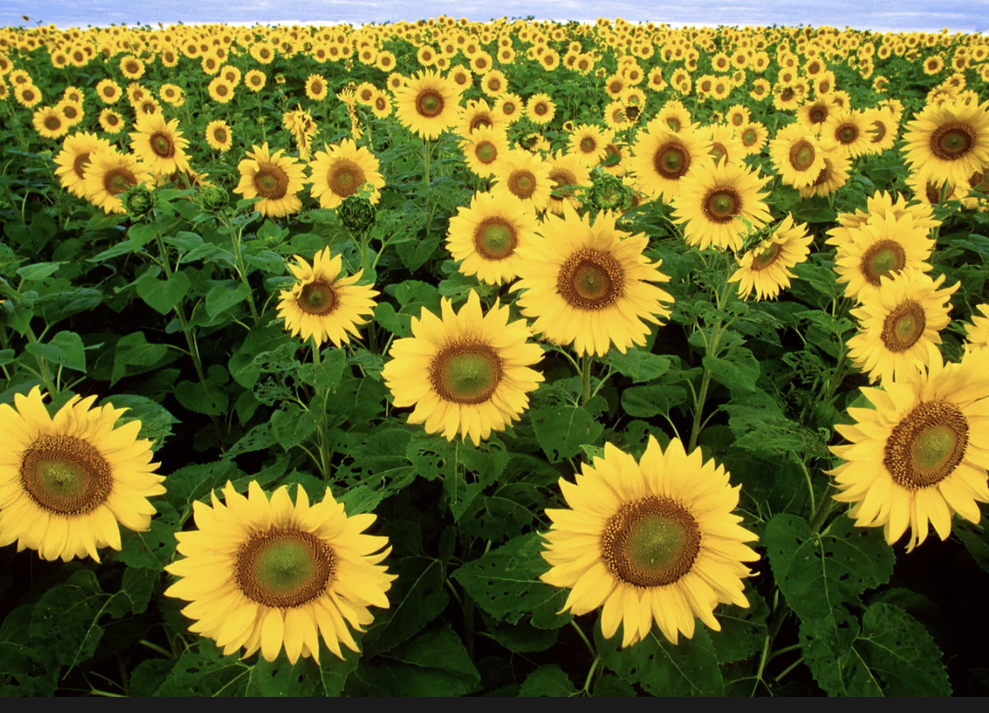
#> input picture algorithms_test/flower.png, 989 x 713 px, shrunk from 1168 x 842 before the run
$ python total.py
#> lines starting #> are read from the running program, lines starting #| are printed output that depends on the picture
import cv2

# 读取图像
image = cv2.imread("../flower.png")
#> image is the input picture: shape (713, 989, 3); mean B, G, R 43.5, 110.9, 114.3
if image is None:
    print("无法加载图像，请检查文件路径。")
else:
    # 均值去噪
    blur_mean = cv2.blur(image, (5, 5))
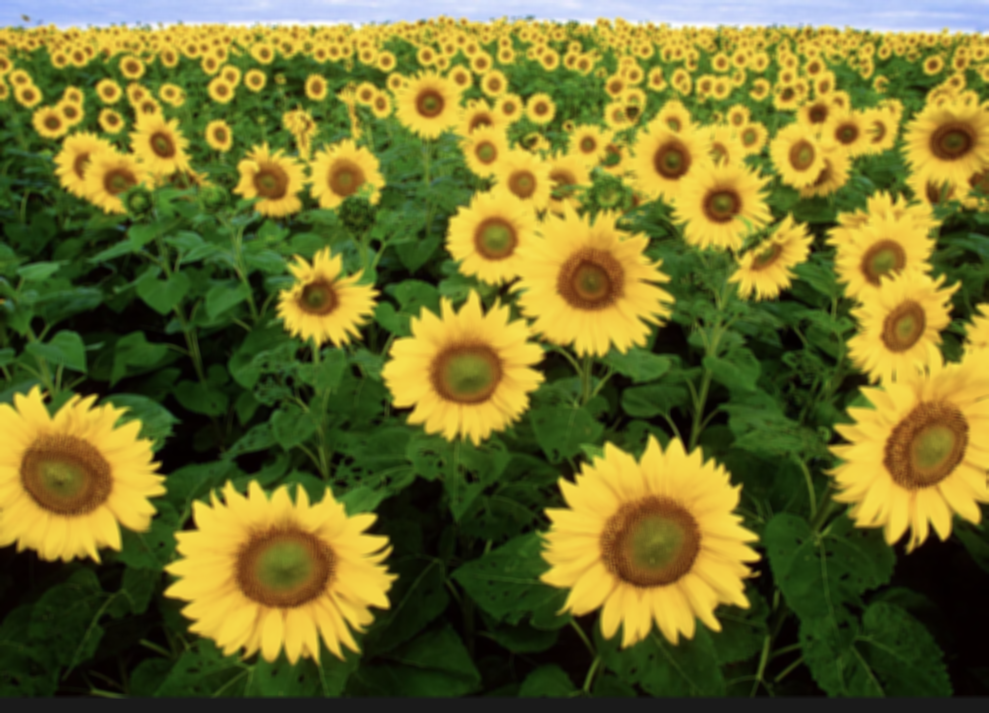
#> blur_mean: shape (713, 989, 3); mean B, G, R 43.5, 110.9, 114.3

    # 中值去噪
    blur_median = cv2.medianBlur(image, 5)

    # 高斯去噪
    blur_gaussian = cv2.GaussianBlur(image, (5, 5), 0)

    cv2.imwrite('Original Image.png', image)
    cv2.imwrite('Mean Blur.png', blur_mean)
    cv2.imwrite('Median Blur.png', blur_median)
    cv2.imwrite('Gaussian Blur.png', blur_gaussian)
    # 显示结果
    cv2.imshow('Original Image', image)
    cv2.imshow('Mean Blur', blur_mean)
    cv2.imshow('Median Blur', blur_median)
    cv2.imshow('Gaussian Blur', blur_gaussian)

    # 等待按键响应并关闭窗口
    cv2.waitKey(0)
    cv2.destroyAllWindows()

$ run again, with tmp_data/original/cross1.jpg saved as algorithms_test/flower.png
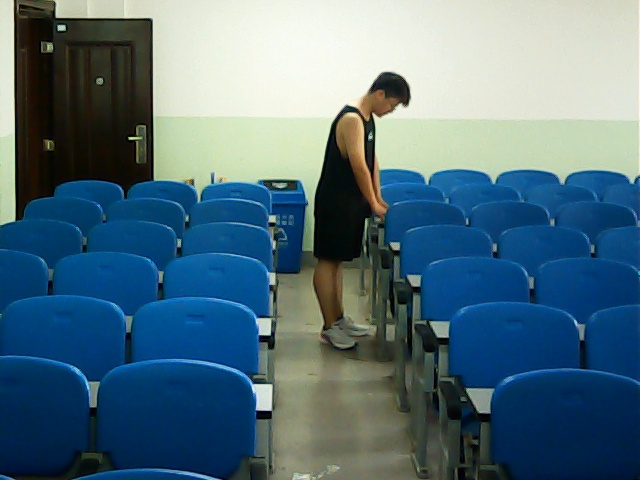
#> input picture tmp_data/original/cross1.jpg, 640 x 480 px
#> image is the input picture: shape (480, 640, 3); mean B, G, R 125.2, 111.9, 83.3
#> `blur_mean = cv2.blur(image, (5, 5))`:
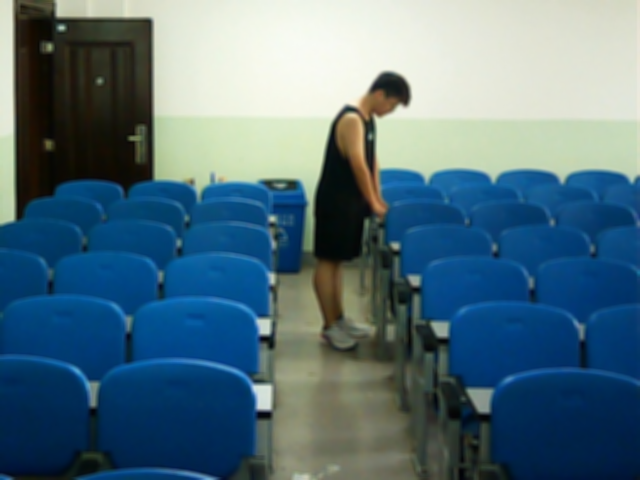
#> blur_mean: shape (480, 640, 3); mean B, G, R 125.2, 111.9, 83.2

$ run again, with tmp_data/original/cross2.jpg saved as algorithms_test/flower.png
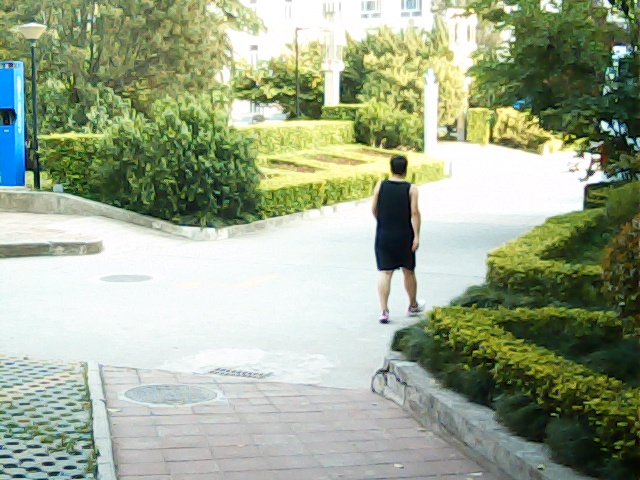
#> input picture tmp_data/original/cross2.jpg, 640 x 480 px
#> image is the input picture: shape (480, 640, 3); mean B, G, R 142.7, 168.5, 156.6
#> `blur_mean = cv2.blur(image, (5, 5))`:
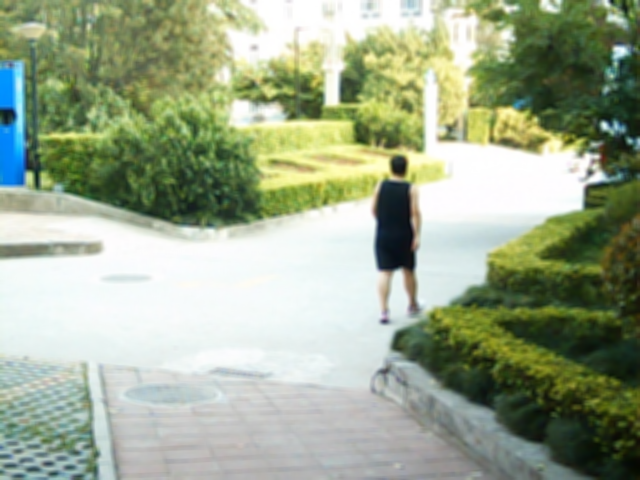
#> blur_mean: shape (480, 640, 3); mean B, G, R 142.7, 168.5, 156.6
